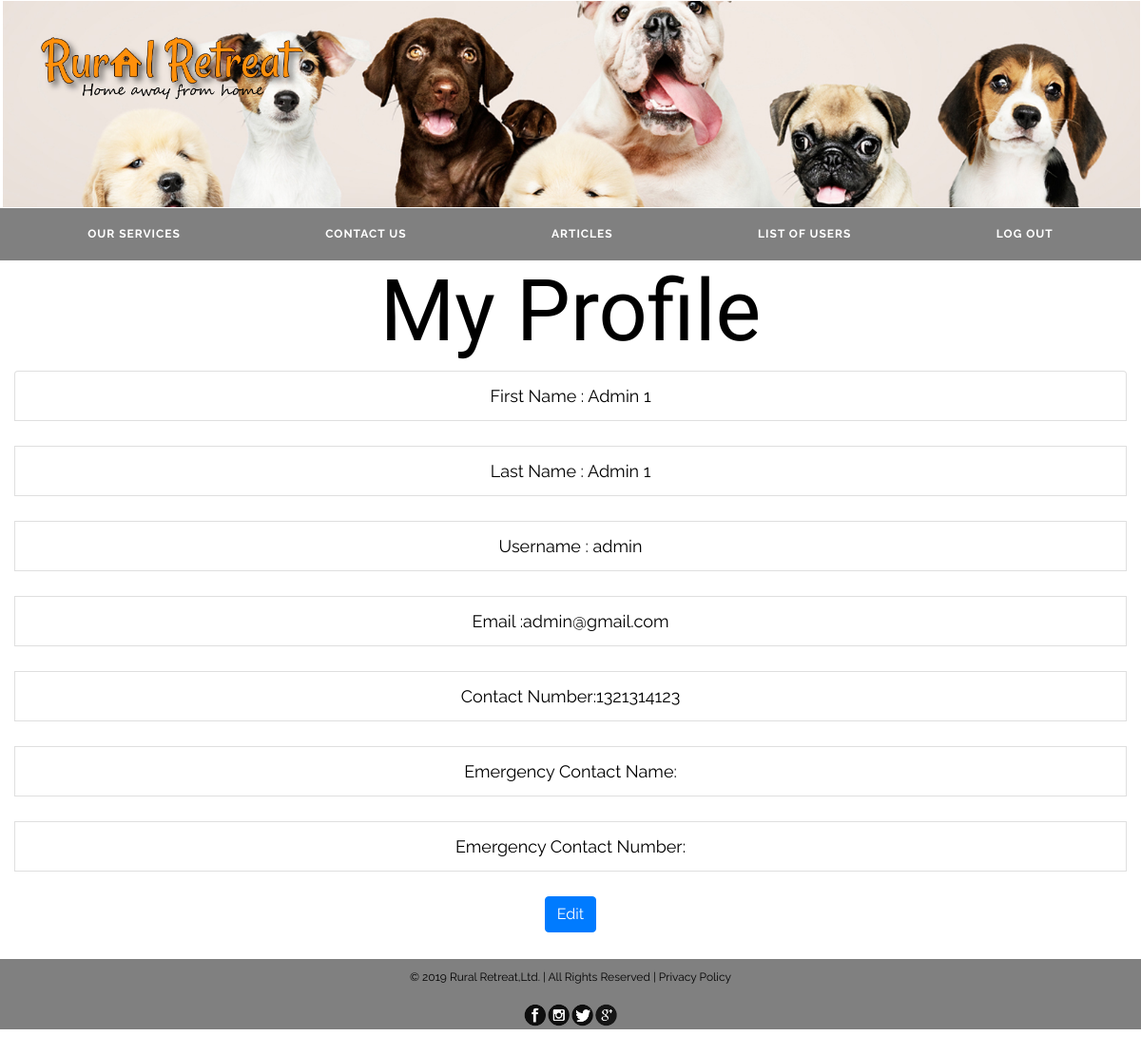
/edit_customer.php (signed in), run on the app's committed database.
### tables this page shows
CREATE TABLE IF NOT EXISTS `users` (
  `user_id` int(11) NOT NULL AUTO_INCREMENT,
  `userfname` varchar(40) NOT NULL,
  `userlname` varchar(40) NOT NULL,
  `username` varchar(40) DEFAULT NULL,
  `email` varchar(40) NOT NULL,
  `password` varchar(80) NOT NULL,
  `contact_number` varchar(30) DEFAULT NULL,
  `emrgcontactname_1` varchar(40) NOT NULL,
  `emrgcontactnumber_1` varchar(40) NOT NULL,
  `user_type_id` int(11) NOT NULL DEFAULT '3',
  `provider_id` int(100) NOT NULL,
  PRIMARY KEY (`user_id`),
  UNIQUE KEY `email` (`email`),
  KEY `user_type_id` (`user_type_id`)
);

### edit_customer.php (the view, shortened to what this page needs)
<!DOCTYPE html>
<html lang="en">
<head>
    <?php
    include_once './partials/head.php';
    ?>
</head>
<body style="margin-bottom: 10px">
    <header>
        <?php
        include_once './partials/header.php';
    ?>
    </header>
<h1 style="text-align:center">My Profile</h1>
<div class="col-xl" style="text-align: center;">
<div class="userprofile">
              <?php
$userid=$_SESSION['id'];
$con = mysqli_connect("localhost","root","","ruralretreat");
$user= "SELECT * FROM users WHERE user_id = $userid";
$res = mysqli_query($con, $user);
while($r = mysqli_fetch_assoc($res)): ?>
<ul class="list-group">
    <li class="list-group-item">First Name : <?php echo $r['userfname'];?></li>
    <br>
    <li class="list-group-item">Last Name : <?php echo $r['userlname'];?></li> <br>
    <li class="list-group-item">Username : <?php echo $r['username'];?></li><br>
    <li class="list-group-item">Email :<?php echo $r['email'];?></li><br>
    <li class="list-group-item">Contact Number:<?php echo $r['contact_number'];?></li><br>
    <li class="list-group-item">Emergency Contact Name:<?php echo $r['emrgcontactname_1'];?></li><br>
    <li class="list-group-item">Emergency Contact Number:<?php echo $r['emrgcontactnumber_1'];?></li><br>
</ul>
<div class="container">
<button type="button" onclick="initModal(<?php echo $r['user_id'].','.'\''.$r['userfname'].'\','.'\''.$r['userlname'].'\','.'\''.$r['username'].'\','.'\''.$r['email'].'\','.$r['contact_number'].','.'\''.$r['emrgcontactname_1'].'\','.$r['emrgcontactnumber_1'].''?>)"class="btn btn-primary" data-toggle="modal" data-target="#myModal">
            Edit
        </button>
                </div>
                <?php endwhile ?>
                <div class="col-4"></div>
</div></div></div>
<br>
</body>
<footer>
<?php
     include_once './partials/footer.php';
  ?>
      </footer>
</html>

### partials/head.php (style rules this page uses)
body { font-family: 'Raleway', sans-serif; color: black; font-size: 18px; padding-bottom: 20px; }
h1 { font-family: 'Rochester', cursive; font-size: 90px; }
footer { position: inherit; background-color : darkgray; color: #5A5560; font-size: 12px; align : center; display: block; }
.userprofile { text-align: center; }

### data on the page
users: userfname "Admin 1", userlname "Admin 1", username "admin", email "admin@gmail.com", contact_number "1321314123"
